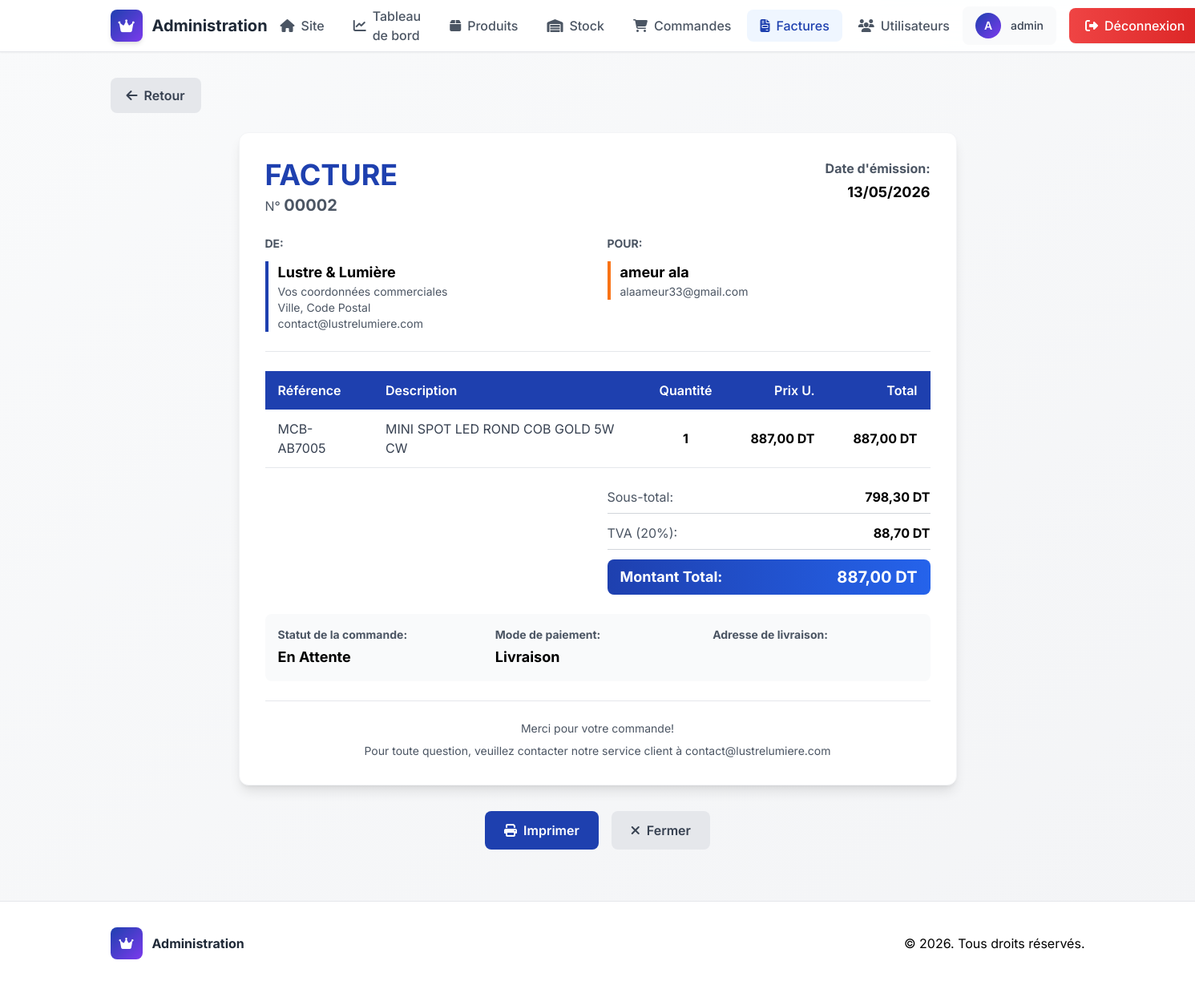
The page /admin/factures.php?view=2 (signed in) on the database its author committed.
### tables this page shows
CREATE TABLE `details_commande` (
  `id` int(11) NOT NULL,
  `commande_id` int(11) DEFAULT NULL,
  `produit_id` int(11) DEFAULT NULL,
  `quantite` int(11) NOT NULL,
  `prix_unitaire` decimal(10,2) NOT NULL
);

CREATE TABLE `produits` (
  `id` int(11) NOT NULL,
  `nom` varchar(200) NOT NULL,
  `reference_produit` varchar(100) DEFAULT NULL,
  `description` text DEFAULT NULL,
  `prix` decimal(10,2) NOT NULL,
  `marque` varchar(100) DEFAULT NULL,
  `type_eclairage` varchar(100) DEFAULT NULL,
  `couleur` varchar(50) DEFAULT NULL,
  `image` varchar(255) DEFAULT NULL,
  `stock` int(11) DEFAULT 0,
  `categorie_id` int(11) DEFAULT NULL,
  `nouveau` tinyint(1) DEFAULT 0,
  `promo` tinyint(1) DEFAULT 0,
  `disponibilite` tinyint(1) DEFAULT 1,
  `date_creation` timestamp NOT NULL DEFAULT current_timestamp()
);

### admin/factures.php (the view, shortened to what the rows shown need)
<?php
require_once '../db/db.php';
$stmt = $pdo->query("
    SELECT c.*, u.username, u.email, u.nom, u.prenom, u.adresse, u.ville, u.code_postal
    FROM commandes c
    JOIN users u ON c.user_id = u.id
    ORDER BY c.date_commande DESC
");
$commandes = $stmt->fetchAll();
$commande_details = null;
if (isset($_GET['view'])) {
    $commande_id = intval($_GET['view']);
    $stmt = $pdo->prepare("
        SELECT c.*, u.username, u.email, u.nom, u.prenom, u.adresse, u.ville, u.code_postal, u.telephone
        FROM commandes c
        JOIN users u ON c.user_id = u.id
        WHERE c.id = ?
    ");
    $stmt->execute([$commande_id]);
    $commande_details = $stmt->fetch();
    if ($commande_details) {
        $stmt = $pdo->prepare("
            SELECT dc.*, p.nom as produit_nom, p.reference_produit
            FROM details_commande dc
            JOIN produits p ON dc.produit_id = p.id
            WHERE dc.commande_id = ?
        ");
        $stmt->execute([$commande_id]);
        $commande_details['items'] = $stmt->fetchAll();
    }
}
$stmt = $pdo->query("
    SELECT
        COUNT(*) as total,
        SUM(montant_total) as montant_total
    FROM commandes
");
$stats = $stmt->fetch();
$stmt = $pdo->query("
    SELECT COUNT(*) as total FROM commandes
    WHERE statut IN ('en_attente', 'confirmee')
");
$commandes_en_attente = $stmt->fetch()['total'];
?>
<!DOCTYPE html>
<html lang="fr">
<head>
    <script src="https://cdn.tailwindcss.com"></script>
    <link rel="stylesheet" href="https://cdnjs.cloudflare.com/ajax/libs/font-awesome/6.4.0/css/all.min.css">
</head>
<body class="bg-gradient-to-br from-gray-50 to-gray-100 min-h-screen font-sans antialiased flex flex-col">
    <nav class="bg-white border-b border-gray-200 sticky top-0 z-50 shadow-sm backdrop-blur-lg bg-opacity-90">
        <div class="container mx-auto px-6 lg:px-8">
            <div class="flex justify-between items-center h-16">
                <a href="dashboard.php" class="flex items-center space-x-3 group">
                    <div>
                        <h1 class="text-xl font-bold text-gray-800">Administration</h1>
                    </div>
                </a>
            </div>
        </div>
    </nav>
    <main class="container mx-auto px-6 lg:px-8 py-8 flex-grow">
        <?php if (!$commande_details): ?>
            <div class="mb-8">
                <h2 class="text-3xl font-bold text-gray-800 mb-2">
                    <i class="fas fa-file-invoice text-primary mr-2"></i>
                    Gestion des Factures
                </h2>
            </div>
            <div class="grid grid-cols-1 md:grid-cols-3 gap-6 mb-8">
                <div class="bg-white rounded-xl shadow-sm p-6 border border-gray-100 card-hover">
                    <div class="flex items-center justify-between">
                        <div>
                            <p class="text-sm font-medium text-gray-600 mb-1">Total Commandes</p>
                            <p class="text-3xl font-bold text-gray-800"><?php echo $stats['total']; ?></p>
                        </div>
                        <div class="w-14 h-14 bg-blue-100 rounded-xl flex items-center justify-center">
                            <i class="fas fa-shopping-cart text-blue-600 text-2xl"></i>
                        </div>
                    </div>
                </div>
                <div class="bg-white rounded-xl shadow-sm p-6 border border-gray-100 card-hover">
                    <div class="flex items-center justify-between">
                        <div>
                            <p class="text-sm font-medium text-gray-600 mb-1">Montant Total</p>
                            <p class="text-3xl font-bold text-green-600">
                                <?php echo number_format($stats['montant_total'] ?? 0, 2, ',', ' '); ?> DT
                            </p>
                        </div>
                        <div class="w-14 h-14 bg-green-100 rounded-xl flex items-center justify-center">
                            <i class="fas fa-euro-sign text-green-600 text-2xl"></i>
                        </div>
                    </div>
                </div>
                <div class="bg-white rounded-xl shadow-sm p-6 border border-gray-100 card-hover">
                    <div class="flex items-center justify-between">
                        <div>
                            <p class="text-sm font-medium text-gray-600 mb-1">En Attente</p>
                            <p class="text-3xl font-bold text-orange-600"><?php echo $commandes_en_attente; ?></p>
                        </div>
                        <div class="w-14 h-14 bg-orange-100 rounded-xl flex items-center justify-center">
                            <i class="fas fa-hourglass-half text-orange-600 text-2xl"></i>
                        </div>
                    </div>
                </div>
            </div>
            <div class="bg-white rounded-xl shadow-sm border border-gray-100 overflow-hidden">
                <div class="overflow-x-auto">
                    <table class="w-full">
                        <thead class="bg-gradient-to-r from-gray-50 to-gray-100 border-b border-gray-200">
                            <tr>
                                <th class="px-6 py-4 text-left text-xs font-semibold text-gray-600 uppercase tracking-wider">Commande</th>
                                <th class="px-6 py-4 text-left text-xs font-semibold text-gray-600 uppercase tracking-wider">Client</th>
                                <th class="px-6 py-4 text-left text-xs font-semibold text-gray-600 uppercase tracking-wider">Montant</th>
                                <th class="px-6 py-4 text-left text-xs font-semibold text-gray-600 uppercase tracking-wider">Statut</th>
                                <th class="px-6 py-4 text-left text-xs font-semibold text-gray-600 uppercase tracking-wider">Paiement</th>
                                <th class="px-6 py-4 text-left text-xs font-semibold text-gray-600 uppercase tracking-wider">Date</th>
                                <th class="px-6 py-4 text-center text-xs font-semibold text-gray-600 uppercase tracking-wider">Actions</th>
                            </tr>
                        </thead>
                        <tbody class="divide-y divide-gray-200 bg-white">
                            <?php foreach ($commandes as $cmd): ?>
                            <tr class="hover:bg-blue-50 transition-colors duration-150">
                                <td class="px-6 py-4">
                                    <p class="font-semibold text-gray-900">#<?php echo str_pad($cmd['id'], 5, '0', STR_PAD_LEFT); ?></p>
                                </td>
                                <td class="px-6 py-4">
                                    <p class="font-semibold text-gray-900"><?php echo htmlspecialchars($cmd['username']); ?></p>
                                    <p class="text-sm text-gray-500"><?php echo htmlspecialchars($cmd['email']); ?></p>
                                </td>
                                <td class="px-6 py-4">
                                    <span class="font-bold text-lg text-orange-600">
                                        <?php echo number_format($cmd['montant_total'], 2, ',', ' '); ?> DT
                                    </span>
                                </td>
                                <td class="px-6 py-4">
                                    <?php
                                    $statut_colors = [
                                        'en_attente' => 'bg-yellow-100 text-yellow-800',
                                        'confirmee' => 'bg-blue-100 text-blue-800',
                                        'en_livraison' => 'bg-purple-100 text-purple-800',
                                        'livree' => 'bg-green-100 text-green-800',
                                        'annulee' => 'bg-red-100 text-red-800'
                                    ];
                                    $color = $statut_colors[$cmd['statut']] ?? 'bg-gray-100 text-gray-800';
                                    ?>
                                    <span class="inline-flex items-center px-3 py-1 rounded-full text-sm font-semibold <?php echo $color; ?>">
                                        <?php echo ucfirst(str_replace('_', ' ', $cmd['statut'])); ?>
                                    </span>
                                </td>
                                <td class="px-6 py-4">
                                    <?php
                                    $mode_colors = [
                                        'livraison' => 'bg-indigo-100 text-indigo-800',
                                        'carte' => 'bg-green-100 text-green-800',
                                        'virement' => 'bg-blue-100 text-blue-800'
                                    ];
                                    $mode_color = $mode_colors[$cmd['mode_paiement']] ?? 'bg-gray-100 text-gray-800';
                                    ?>
                                    <span class="inline-flex items-center px-3 py-1 rounded-full text-sm font-semibold <?php echo $mode_color; ?>">
                                        <?php echo ucfirst(str_replace('_', ' ', $cmd['mode_paiement'])); ?>
                                    </span>
                                </td>
                                <td class="px-6 py-4 text-sm text-gray-600">
                                    <?php echo date('d/m/Y', strtotime($cmd['date_commande'])); ?>
                                </td>
                                <td class="px-6 py-4 text-center">
                                    <a href="?view=<?php echo $cmd['id']; ?>"
                                       class="inline-flex items-center px-3 py-2 bg-primary hover:bg-blue-700 text-white rounded-lg text-sm font-semibold transition">
                                        <i class="fas fa-eye mr-1"></i>Voir
                                    </a>
                                </td>
                            </tr>
                            <?php endforeach; ?>
                        </tbody>
                    </table>
                </div>
            </div>
        <?php else: ?>
            <div class="bg-white rounded-xl shadow-lg border border-gray-100 p-8 max-w-4xl mx-auto">
                <div class="border-b border-gray-200 pb-6 mb-6">
                    <div class="flex justify-between items-start mb-6">
                        <div>
                            <h1 class="text-4xl font-bold text-primary mb-1">FACTURE</h1>
                        </div>
                    </div>
                </div>
                <div class="mb-6">
                    <table class="w-full">
                        <thead>
                            <tr class="bg-primary text-white">
                                <th class="px-4 py-3 text-left font-semibold">Référence</th>
                                <th class="px-4 py-3 text-left font-semibold">Description</th>
                                <th class="px-4 py-3 text-center font-semibold w-20">Quantité</th>
                                <th class="px-4 py-3 text-right font-semibold w-32">Prix U.</th>
                                <th class="px-4 py-3 text-right font-semibold w-32">Total</th>
                            </tr>
                        </thead>
                        <tbody>
                            <?php foreach ($commande_details['items'] as $item): ?>
                            <tr class="border-b border-gray-200 hover:bg-gray-50">
                                <td class="px-4 py-3 text-gray-700"><?php echo htmlspecialchars($item['reference_produit'] ?? 'N/A'); ?></td>
                                <td class="px-4 py-3 text-gray-700"><?php echo htmlspecialchars($item['produit_nom']); ?></td>
                                <td class="px-4 py-3 text-center font-bold"><?php echo $item['quantite']; ?></td>
                                <td class="px-4 py-3 text-right font-bold"><?php echo number_format($item['prix_unitaire'], 2, ',', ' '); ?> DT</td>
                                <td class="px-4 py-3 text-right font-bold">
                                    <?php echo number_format($item['prix_unitaire'] * $item['quantite'], 2, ',', ' '); ?> DT
                                </td>
                            </tr>
                            <?php endforeach; ?>
                        </tbody>
                    </table>
                </div>
            </div>
        <?php endif; ?>
    </main>
</body>
</html>

### rows shown on the page
details_commande: produit.reference_produit "MCB-AB7005", produit.nom "MINI SPOT LED ROND COB GOLD 5W CW", quantite "1", prix_unitaire "887,00", $item['prix_unitaire'] * $item['quantite'] "887,00"

### other values the page prints
substr($_SESSION['username'], 0, 1) "A"
$_SESSION['username'] "admin"
str_pad($commande_details['id'], 5, '0', STR_PAD_LEFT) "00002"
date('d/m/Y', strtotime($commande_details['date_commande'])) "13/05/2026"
$commande_details['prenom'] . ' ' . $commande_details['nom'] "ameur ala"
$commande_details['email'] "alaameur33@gmail.com"
$commande_details['montant_total'] * 0.9 "798,30"
$commande_details['montant_total'] * 0.1 "88,70"
$commande_details['montant_total'] "887,00"
str_replace('_', ' ', $commande_details['statut']) "En Attente"
str_replace('_', ' ', $commande_details['mode_paiement']) "Livraison"
